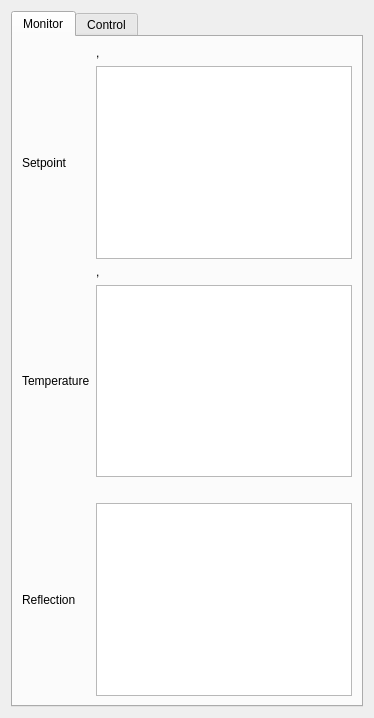
                  <widget class="QWidget" name="tab_5">
                   <attribute name="title">
                    <string>Filter Cavity</string>
                   </attribute>
                   <layout class="QGridLayout" name="gridLayout_17">
                    <item row="0" column="0">
                     <widget class="QTabWidget" name="tabWidget_15">
                      <property name="currentIndex">
                       <number>0</number>
                      </property>
                      <widget class="QWidget" name="tab_41">
                       <attribute name="title">
                        <string>Monitor</string>
                       </attribute>
                       <layout class="QGridLayout" name="gridLayout_34">
                        <item row="5" column="1">
                         <widget class="QGraphicsView" name="graphicsView_13"/>
                        </item>
                        <item row="5" column="0">
                         <widget class="QLabel" name="label_18">
                          <property name="text">
                           <string>Temperature</string>
                          </property>
                         </widget>
                        </item>
                        <item row="4" column="1">
                         <widget class="QLabel" name="label_140">
                          <property name="text">
                           <string>&lt;meas T&gt;, &lt;setpoint T&gt;</string>
                          </property>
                         </widget>
                        </item>
                        <item row="8" column="1">
                         <widget class="QLabel" name="label_143">
                          <property name="text">
                           <string>&lt;dc daq&gt;</string>
                          </property>
                         </widget>
                        </item>
                        <item row="9" column="1">
                         <widget class="QGraphicsView" name="graphicsView_32"/>
                        </item>
                        <item row="9" column="0">
                         <widget class="QLabel" name="label_142">
                          <property name="text">
                           <string>Reflection</string>
                          </property>
                         </widget>
                        </item>
                        <item row="1" column="1">
                         <widget class="QGraphicsView" name="graphicsView_14"/>
                        </item>
                        <item row="1" column="0">
                         <widget class="QLabel" name="label_19">
                          <property name="text">
                           <string>Setpoint</string>
                          </property>
                         </widget>
                        </item>
                        <item row="0" column="1">
                         <widget class="QLabel" name="label_141">
                          <property name="text">
                           <string>&lt;piezo v&gt;, &lt;srs v&gt;</string>
                          </property>
                         </widget>
                        </item>
                       </layout>
                      </widget>
                      <widget class="QWidget" name="tab_42">
                       <attribute name="title">
                        <string>Control</string>
                       </attribute>
                      </widget>
                     </widget>
                    </item>
                   </layout>
                  </widget>
